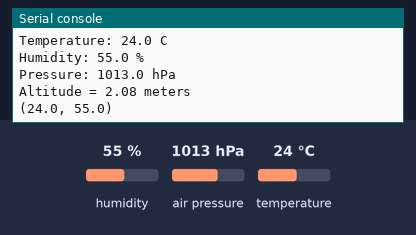
The program below on a simulated Raspberry Pi Pico running CircuitPython. On the bench: the last lines printed to the serial console. The test bench sets the inputs (shaded band); at power-on: humidity 55 %, air pressure 1013 hPa, temperature 24 °C.

Above: at 1.2 s.
1.3 s: humidity set to 22 %
At 2.6 s:
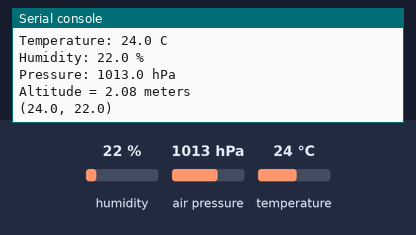
2.8 s: air pressure set to 952 hPa
At 4.2 s:
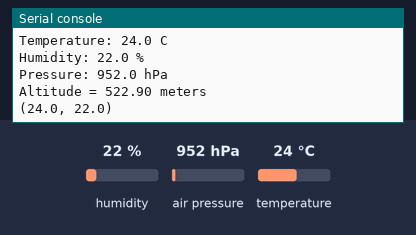
4.3 s: temperature set to 12 °C
At 7.0 s:
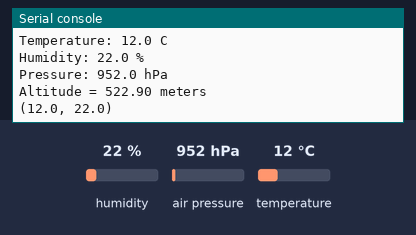

The program:

RPi_Pico_BME280.py
```python
# This script uses a RPi Pico & BME280 to log temp, pressure, & humidity

# Ensure that the following CircuitPython Libraries are loaded on the Pico
    # adafruit_bme280.mpy
    # adafruit_bus_device

# Software
    # https://codewith.mu
    # https://circuitpython.org/board/raspberry_pi_pico/
    # https://circuitpython.org/libraries
    # https://github.com/adafruit/Adafruit_CircuitPython_BME280
    # https://github.com/adafruit/circuitpython/issues/4121

# Materials
    # Raspberry Pi Pico https://www.adafruit.com/product/4864
    # USB A to Micro B data cable https://www.adafruit.com/product/592
    # Sparkfun BME 280 https://www.sparkfun.com/products/13676

# Wiring
    # GND - Sensor - 4 pin side, top pin - GND - RPi Pico - away from reset, pin #3
    # 3.3 - Sensor - 4 pin side, pin # 2 - 3.3 - RPi Pico - away from reset, pin #5
    # SDA - Sensor - 4 pin side, pin # 3 - SDA - RPi Pico - close to reset, pin #1
    # SCL - Sensor - 4 pin side, pin # 4 - SCL - RPi Pico - close to reset, pin #2

import microcontroller
import board
import digitalio
import busio
import time
import adafruit_bme280

# Create library object using our Bus I2C port
#i2c = busio.I2C(board.SCL, board.SDA)
i2c = busio.I2C(board.GP1, board.GP0)
bme280 = adafruit_bme280.Adafruit_BME280_I2C(i2c)
#or with other sensor address
#bme280 = adafruit_bme280.Adafruit_BME280_I2C(i2c, address=0x76)

# OR create library object using our Bus SPI port
#spi = busio.SPI(board.SCK, board.MOSI, board.MISO)
#bme_cs = digitalio.DigitalInOut(board.D10)
#bme280 = adafruit_bme280.Adafruit_BME280_SPI(spi, bme_cs)

# change this to match the location's pressure (hPa) at sea level
bme280.sea_level_pressure = 1013.25

while True:
    print("\nTemperature: %0.1f C" % bme280.temperature)
    print("Humidity: %0.1f %%" % bme280.relative_humidity)
    print("Pressure: %0.1f hPa" % bme280.pressure)
    print("Altitude = %0.2f meters" % bme280.altitude)
    print((bme280.temperature,bme280.relative_humidity))
    time.sleep(2)
```

Measured:
- after the input at 1.3 s, the serial console: prints a new line after 0.70 s (image 1)
- after the input at 2.8 s, the serial console: prints a new line after 1.2 s (image 2)
- after the input at 4.3 s, the serial console: prints a new line after 1.7 s (image 3)
